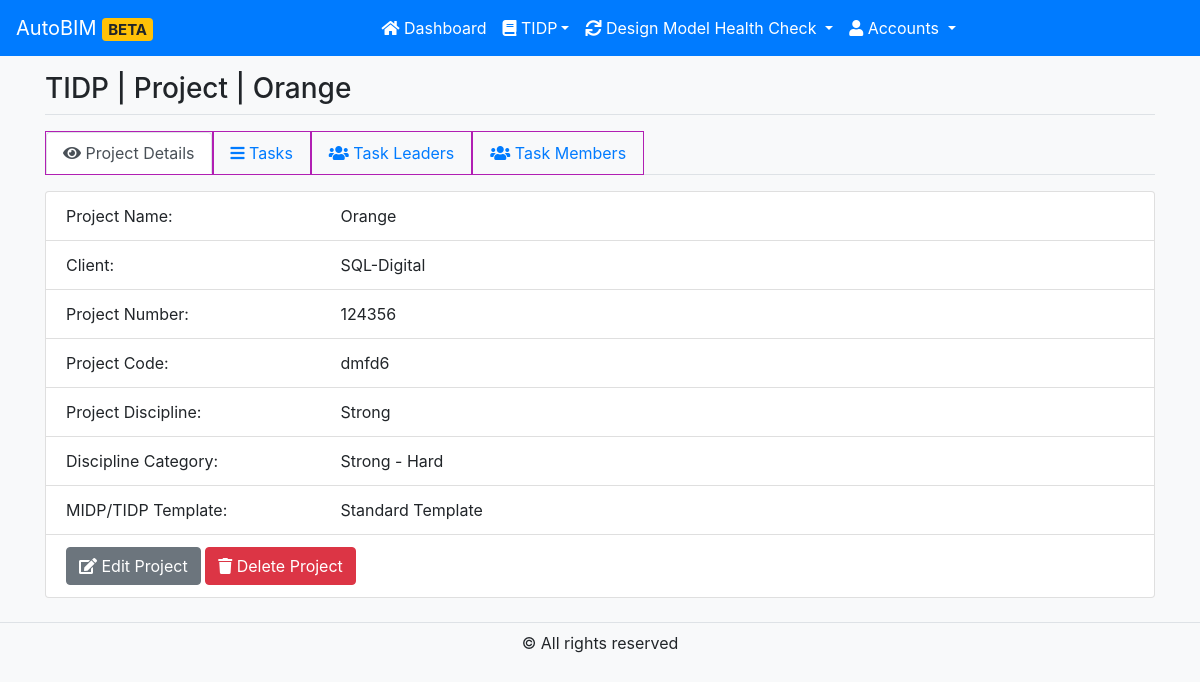
/tidp/project/1/manage/ (signed in), run on the app's committed database.
### tidp/models.py (models this page shows, shortened)
class Project(models.Model):
    TEMPLATES = [
        ('standard_template', 'Standard Template'),
        ('scottish_template', 'Scottish Template'),
        ('balfour_beatty_template', 'Balfour Beatty Template'),
    ]
    name = models.CharField(max_length=100)
    client = models.ForeignKey(Company, on_delete=models.SET_NULL, null=True, related_name="tipd_project_client")
    number = models.CharField(max_length=10, blank=True)
    code = models.CharField(max_length=6)
    discipline = models.ForeignKey(Discipline, on_delete=models.CASCADE)
    discipline_category = models.ForeignKey(DisciplineCategory, on_delete=models.CASCADE)
    midp_tipd_template = models.CharField(verbose_name='MIDP/TIDP Template', max_length=50, choices=TEMPLATES, default='standard_template')
    created = models.DateTimeField(auto_now_add=True)
    updated = models.DateTimeField(auto_now=True)
    author = models.ForeignKey(settings.AUTH_USER_MODEL, on_delete=models.CASCADE)
    def __str__(self):
        return f'{self.name}'

class Company(models.Model):
    company_name = models.CharField(max_length=80, unique=True)
    street_number = models.CharField(max_length=5, blank=True)
    street_name = models.CharField(max_length=100, blank=True)
    city = models.CharField(max_length=100, blank=True)
    country = models.CharField(max_length=50, blank=True)
    postal_code = models.CharField(max_length=10, blank=True)
    phone_number = models.CharField(max_length=15, blank=True)
    contact_person = models.CharField(max_length=30, blank=True)
    email = models.EmailField()
    originator_code = models.CharField(max_length=6, default="ZZ")
    def __str__(self):
        return self.company_name

class Discipline(models.Model):
    name = models.CharField(max_length=200, unique=True)
    def __str__(self):
        return f'{self.name}'

class DisciplineCategory(models.Model):
    discipline = models.ForeignKey(Discipline, on_delete=models.CASCADE)
    category = models.CharField(max_length=200)
    class Meta:
        constraints = [
            models.UniqueConstraint(fields=['discipline', 'category'], name='unique_category')
        ]
    def __str__(self):
        return f'{self.discipline} - {self.category}'

### tidp/views.py (the view)
# urls.py: path('project/<int:pk>/manage/', views.ProjectDetailView.as_view(), name='project-detail'),
class ProjectDetailView(SuperuserOnlyMixin, View):
    template_name = 'tidp/project/project_detail.html'
    def get(self, request, *args, **kwargs):
        project = Project.objects.get(pk=kwargs['pk'])
        task_leaders = project.taskleader_set.all()
        task_members = project.taskmember_set.all()
        roles = project.projectrole_set.all()
        """ tasks = ProjectTask.objects.filter(project=project).order_by('role', 'company')
        grouped = {}
        for obj in tasks:
            grouped.setdefault((obj.role, obj.company), []).append(obj)

        items = []
        for key, group in grouped.items():
            items.append((key[0], key[1], any([s.is_active for s in group]), group)) """
        """roles = []
        for task in projecttasks.values('role').distinct():
            roles.append(
                (
                    task['role'],
                    Role.objects.values_list('name', flat=True).get(pk=task['role']),
                    projecttasks.filter(role=task['role']),
                )
            ) """
        context = {
            "project": project,
            "roles": roles,
            "task_leaders": task_leaders,
            "task_members": task_members,
        }
        return render(request, self.template_name, context)

### tidp/models.py (called while the page is built)
  def __str__(self):
      return f'{self.name}'

    def __str__(self):
        return self.title

    @property
    def unique_code(self):
        if self.project_role.is_active:
            return '-'
        else:
            number = format(self.code, '05d')
            return f'{self.project_role.project.code}-{self.project_role.project.client.originator_code}-{self.volume}-{self.level}-{self.get_tasktype}-{self.get_role}-{number}'

### tidp/views.py (called while the page is built)
    def test_func(self):
        return self.request.user.is_superuser

### tidp/templates/tidp/project/project_detail.html (shortened to what this page needs)
{% extends "base.html" %}
{% load widget_tweaks %}
{% block page-title %}
TIDP | Project | {{project}}
{% endblock page-title %}
{% block content %}
<ul class="nav nav-tabs" id="myTab" role="tablist">
  <li class="nav-item" style="border: 1px solid #B11FB3;">
    <a class="nav-link active" id="detail-tab" data-toggle="tab" href="#detail" role="tab" aria-controls="detail" aria-selected="true"><i class="fa fa-eye"></i> Project Details</a>
  </li>
  <li class="nav-item" style="border: 1px solid #B11FB3;">
    <a class="nav-link" id="tasks-tab" data-toggle="tab" href="#tasks" role="tab" aria-controls="tasks" aria-selected="false"><i class="fa fa-bars"></i> Tasks</a>
  </li>
  <li class="nav-item" style="border: 1px solid #B11FB3;">
    <a class="nav-link" id="leaders-tab" data-toggle="tab" href="#leaders" role="tab" aria-controls="leaders" aria-selected="false"><i class="fa fa-users"></i> Task Leaders</a>
  </li>
  <li class="nav-item" style="border: 1px solid #B11FB3;">
    <a class="nav-link" id="members-tab" data-toggle="tab" href="#members" role="tab" aria-controls="members" aria-selected="false"><i class="fa fa-users"></i> Task Members</a>
  </li>
</ul>
<div class="tab-content" id="myTabContent">
  <div class="tab-pane fade show active" id="detail" role="tabpanel" aria-labelledby="detail-tab">
      <ul class="list-group mt-3">
        <li class="list-group-item">
          <div class="row">
            <div class="col-sm-3">Project Name:</div>
            <div class="col-sm-9">{{project.name}} </div>
          </div>
        </li>
        <li class="list-group-item">
          <div class="row">
            <div class="col-sm-3">Client:</div>
            <div class="col-sm-9">{{project.client}} </div>
          </div>
        </li>
        <li class="list-group-item">
          <div class="row">
            <div class="col-sm-3">Project Number:</div>
            <div class="col-sm-9">{{project.number}} </div>
          </div>
        </li>
        <li class="list-group-item">
          <div class="row">
            <div class="col-sm-3">Project Code:</div>
            <div class="col-sm-9">{{project.code}} </div>
          </div>
        </li>
        <li class="list-group-item">
          <div class="row">
            <div class="col-sm-3">Project Discipline:</div>
            <div class="col-sm-9">{{project.discipline}} </div>
          </div>
        </li>
        <li class="list-group-item">
          <div class="row">
            <div class="col-sm-3">Discipline Category:</div>
            <div class="col-sm-9">{{project.discipline_category}} </div>
          </div>
        </li>
        <li class="list-group-item">
          <div class="row">
            <div class="col-sm-3">MIDP/TIDP Template:</div>
            <div class="col-sm-9">{{project.get_midp_tipd_template_display}} </div>
          </div>
        </li>
        {% if request.user.is_superuser %}
        <li class="list-group-item">
          <a class="btn btn-secondary text-white bs-modal" data-form-url="{% url 'tidp:project-update' project.id %}" data-toggle="tooltip"><i class="fa fa-edit"></i> Edit Project</a>
          <a class="btn btn-danger text-white bs-modal" data-form-url="{% url 'tidp:project-delete' project.id %}" data-toggle="tooltip"><i class="fa fa-trash"></i> Delete Project</a>
        </li>
        {% endif %}
    </ul>
  </div>
</div>
{% endblock content %}

### data on the page
Project: name "Orange", client "SQL-Digital", number "124356", code "dmfd6", discipline "Strong", discipline_category "Strong - Hard", midp_tipd_template "Standard Template"
